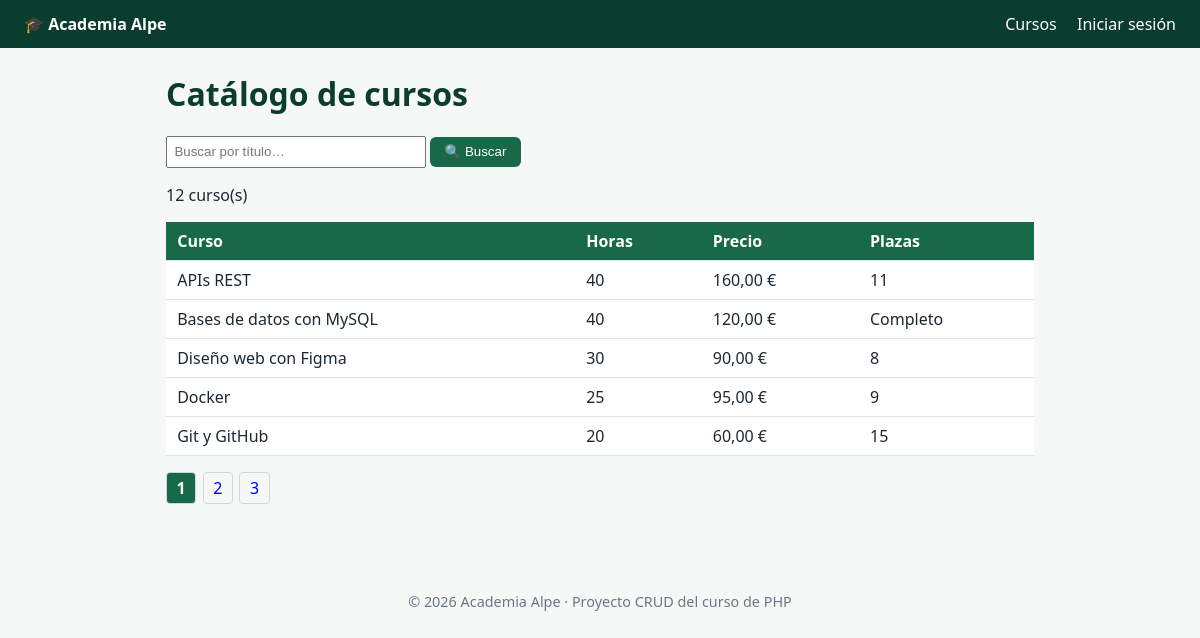
The page / on the database its author committed.
### tables this page shows
CREATE TABLE cursos (
    id INT AUTO_INCREMENT PRIMARY KEY,
    titulo VARCHAR(120) NOT NULL,
    horas INT NOT NULL,
    precio DECIMAL(8,2) NOT NULL DEFAULT 0.00,
    plazas INT NOT NULL DEFAULT 20
);

### includes/funciones.php (called while the page is built, shortened)
<?php
function e(mixed $valor): string
{
    return htmlspecialchars((string) $valor, ENT_QUOTES, "UTF-8");
}
function euros(float $cantidad): string
{
    return number_format($cantidad, 2, ",", ".") . " €";
}
function usuarioConectado(): ?array
{
    return $_SESSION["usuario"] ?? null;
}

### includes/cursos.php (called while the page is built, shortened)
<?php
function contarCursos(PDO $pdo, string $busqueda): int
{
    $consulta = $pdo->prepare("SELECT COUNT(*) FROM cursos WHERE titulo LIKE :busqueda");
    $consulta->execute(["busqueda" => "%{$busqueda}%"]);
    return (int) $consulta->fetchColumn();
}
function obtenerCursos(PDO $pdo, string $busqueda, int $pagina, int $porPagina): array
{
    $consulta = $pdo->prepare(
        "SELECT id, titulo, horas, precio, plazas
         FROM cursos
         WHERE titulo LIKE :busqueda
         ORDER BY titulo
         LIMIT :limite OFFSET :desde"
    );
    $consulta->bindValue("busqueda", "%{$busqueda}%", PDO::PARAM_STR);
    $consulta->bindValue("limite", $porPagina, PDO::PARAM_INT);
    $consulta->bindValue("desde", ($pagina - 1) * $porPagina, PDO::PARAM_INT);
    $consulta->execute();
    return $consulta->fetchAll();
}

### index.php (the view, shortened to what this page needs)
<?php
$pdo = conectar();
$busqueda = trim($_GET["q"] ?? "");
$pagina = max(1, (int) ($_GET["pagina"] ?? 1));
$total = contarCursos($pdo, $busqueda);
$totalPaginas = max(1, (int) ceil($total / CURSOS_POR_PAGINA));
$pagina = min($pagina, $totalPaginas);
$cursos = obtenerCursos($pdo, $busqueda, $pagina, CURSOS_POR_PAGINA);
require __DIR__ . "/includes/cabecera.php";
?>
<h1>Catálogo de cursos</h1>
<form method="get" class="buscador">
    <input name="q" value="<?= e($busqueda) ?>" placeholder="Buscar por título…">
    <button class="boton">🔍 Buscar</button>
</form>
<p><?= $total ?> curso(s)<?= $busqueda !== "" ? " para «" . e($busqueda) . "»" : "" ?></p>
<?php if ($total === 0): ?>
    <p>No hay cursos que coincidan con la búsqueda.</p>
<?php else: ?>
    <table>
        <tr>
            <th>Curso</th><th>Horas</th><th>Precio</th><th>Plazas</th>
        </tr>
        <?php foreach ($cursos as $curso): ?>
            <tr>
                <td><?= e($curso["titulo"]) ?></td>
                <td><?= $curso["horas"] ?></td>
                <td><?= euros((float) $curso["precio"]) ?></td>
                <td><?= $curso["plazas"] > 0 ? $curso["plazas"] : "Completo" ?></td>
            </tr>
        <?php endforeach; ?>
    </table>
    <nav class="paginacion">
        <?php for ($numero = 1; $numero <= $totalPaginas; $numero++): ?>
            <?php if ($numero === $pagina): ?>
                <strong><?= $numero ?></strong>
            <?php else: ?>
                <a href="?q=<?= urlencode($busqueda) ?>&amp;pagina=<?= $numero ?>"><?= $numero ?></a>
            <?php endif; ?>
        <?php endfor; ?>
    </nav>
<?php endif; ?>
<?php require __DIR__ . "/includes/pie.php"; ?>

### includes/cabecera.php (shortened to what this page needs)
<?php
$usuario = usuarioConectado();
?>
<!DOCTYPE html>
<html lang="es">
<head>
    <link rel="stylesheet" href="estilos.css">
</head>
<body>
<header>
    <a class="logo" href="index.php">🎓 <?= e(NOMBRE_WEB) ?></a>
    <nav>
        <a href="index.php">Cursos</a>
        <?php if ($usuario !== null): ?>
            <a href="crear.php">➕ Nuevo curso</a>
            <span class="usuario">👤 <?= e($usuario["nombre"]) ?></span>
            <form method="post" action="logout.php" class="en-linea">
                <input type="hidden" name="csrf" value="<?= tokenCsrf() ?>">
                <button class="enlace">Salir</button>
            </form>
        <?php else: ?>
            <a href="login.php">Iniciar sesión</a>
        <?php endif; ?>
    </nav>
</header>
<main>

### includes/pie.php
</main>
<footer>© <?= date("Y") ?> <?= e(NOMBRE_WEB) ?> · Proyecto CRUD del curso de PHP</footer>
</body>
</html>

### estilos.css (style rules this page uses)
* { box-sizing: border-box; }
body { margin: 0; font-family: system-ui, sans-serif; color: #1d2733; background: #f6f8f7; }
header { display: flex; justify-content: space-between; align-items: center; padding: .8rem 1.5rem; background: #0b3d2e; }
header a, header .usuario { color: white; text-decoration: none; margin-left: 1rem; }
.logo { font-weight: 800; margin-left: 0 !important; }
main { max-width: 900px; margin: 1.5rem auto; padding: 0 1rem; min-height: 60vh; }
footer { text-align: center; padding: 1rem; color: #6b7684; font-size: .9rem; }
h1 { color: #0b3d2e; }
table { width: 100%; border-collapse: collapse; background: white; }
th, td { padding: .5rem .7rem; border-bottom: 1px solid #dfe5ea; text-align: left; }
th { background: #17694a; color: white; }
.boton { background: #17694a; color: white; border: 0; padding: .45rem .9rem; border-radius: 6px; cursor: pointer; }
.buscador input { padding: .4rem; width: 260px; }
.paginacion { margin-top: 1rem; display: flex; gap: .4rem; }
.paginacion a, .paginacion strong { padding: .25rem .6rem; border-radius: 4px; border: 1px solid #cfd6dd; text-decoration: none; }
.paginacion strong { background: #17694a; color: white; }

### rows shown on the page
cursos: titulo "APIs REST", horas "40", precio "160,00 €", plazas "11"
cursos: titulo "Bases de datos con MySQL", horas "40", precio "120,00 €", plazas "Completo"
cursos: titulo "Diseño web con Figma", horas "30", precio "90,00 €", plazas "8"
cursos: titulo "Docker", horas "25", precio "95,00 €", plazas "9"
cursos: titulo "Git y GitHub", horas "20", precio "60,00 €", plazas "15"

### other values the page prints
NOMBRE_WEB "Academia Alpe"
$total "12"
